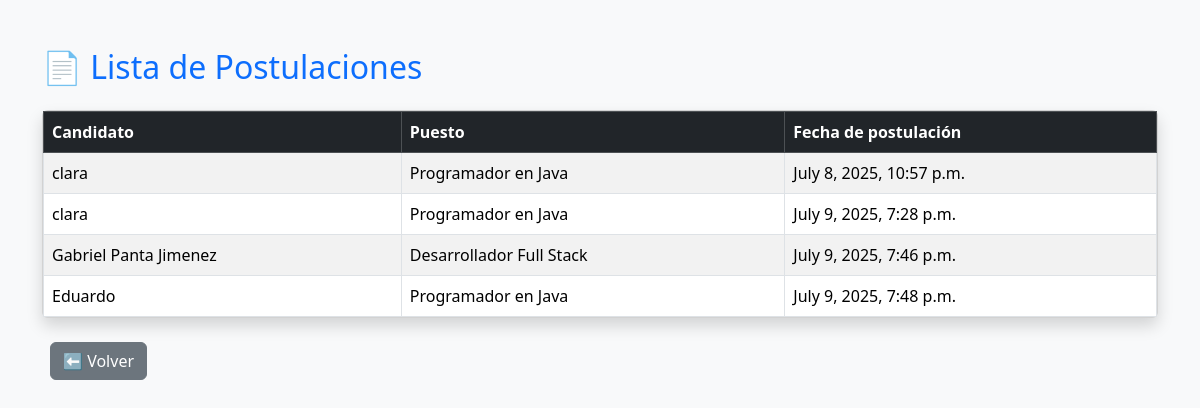
/postulaciones/, run on an earlier commit of the app's database.
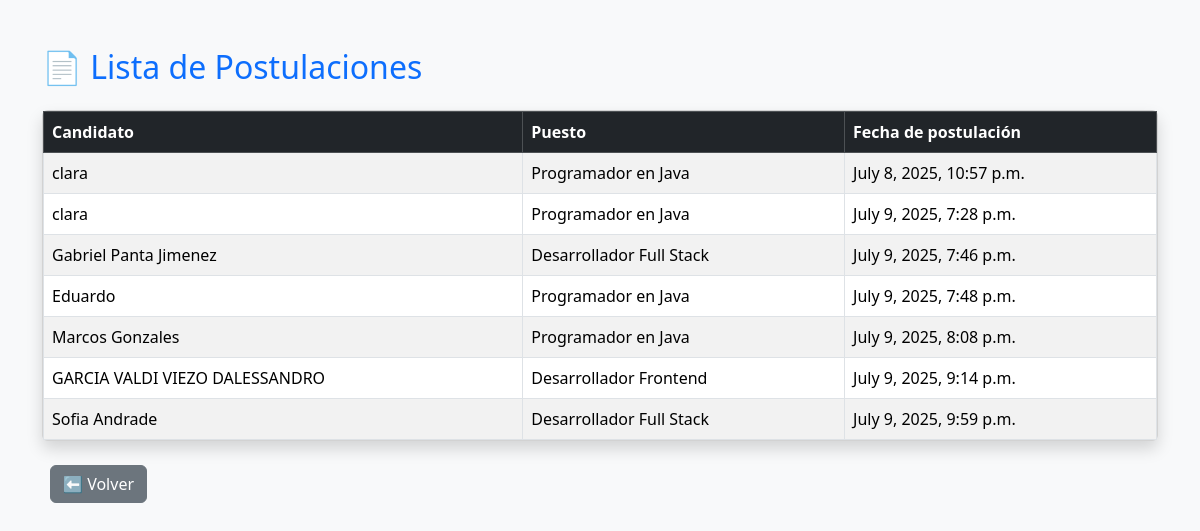
And on a later commit of the database.
### evaluador/models.py (models this page shows, shortened)
class Postulacion(models.Model):
    candidato = models.ForeignKey("Candidato", on_delete=models.CASCADE)
    puesto = models.ForeignKey(Puesto, on_delete=models.CASCADE)
    fecha_postulacion = models.DateTimeField(auto_now_add=True)

class Candidato(models.Model):
    nombre = models.CharField(max_length=100)
    experiencia = models.IntegerField()
    habilidades = models.TextField()
    estudios = models.CharField(max_length=100)
    personalidad = models.CharField(max_length=100)
    es_elegible = models.BooleanField(default=False)

class Puesto(models.Model):
    titulo = models.CharField(max_length=100)
    descripcion = models.TextField()
    requisitos = models.TextField(help_text="Habilidades requeridas separadas por coma")
    experiencia_minima = models.IntegerField()
    estado = models.CharField(
        max_length=10,
        choices=[('abierto', 'Abierto'), ('cerrado', 'Cerrado')],
        default='abierto'
    )

### evaluador/views.py (the view)
# urls.py: path('postulaciones/', views.ver_postulaciones, name='ver_postulaciones'),
def ver_postulaciones(request):
    postulaciones = Postulacion.objects.select_related('candidato', 'puesto').all()
    return render(request, 'evaluador/postulaciones.html', {'postulaciones': postulaciones})

### evaluador/templates/evaluador/postulaciones.html (shortened to what this page needs)
<!DOCTYPE html>
<html lang="es">
<head>
    <link href="https://cdn.jsdelivr.net/npm/bootstrap@5.3.3/dist/css/bootstrap.min.css" rel="stylesheet">
</head>
<body class="bg-light">
<div class="container mt-5">
    <h2 class="mb-4 text-primary">📄 Lista de Postulaciones</h2>
    <div class="card shadow">
        <div class="card-body p-0">
            <table class="table table-striped table-bordered mb-0">
                <thead class="table-dark">
                    <tr>
                        <th>Candidato</th>
                        <th>Puesto</th>
                        <th>Fecha de postulación</th>
                    </tr>
                </thead>
                <tbody>
                    {% for p in postulaciones %}
                    <tr>
                        <td>{{ p.candidato.nombre }}</td>
                        <td>{{ p.puesto.titulo }}</td>
                        <td>{{ p.fecha_postulacion }}</td>
                    </tr>
                    {% empty %}
                    <tr>
                        <td colspan="3" class="text-center text-muted">No hay postulaciones registradas.</td>
                    </tr>
                    {% endfor %}
                </tbody>
            </table>
        </div>
    </div>
    <br>
    <a href="/" class="btn btn-secondary ms-2">⬅️ Volver</a>
</div>
</body>
</html>

What changed in the data, as far as the page shows it:
added Postulacion: candidato.nombre "Marcos Gonzales", puesto.titulo "Programador en Java", fecha_postulacion "July 9, 2025, 8:08 p.m."
added Postulacion: candidato.nombre "GARCIA VALDI VIEZO DALESSANDRO", puesto.titulo "Desarrollador Frontend", fecha_postulacion "July 9, 2025, 9:14 p.m."
added Postulacion: candidato.nombre "Sofia Andrade", puesto.titulo "Desarrollador Full Stack", fecha_postulacion "July 9, 2025, 9:59 p.m."
